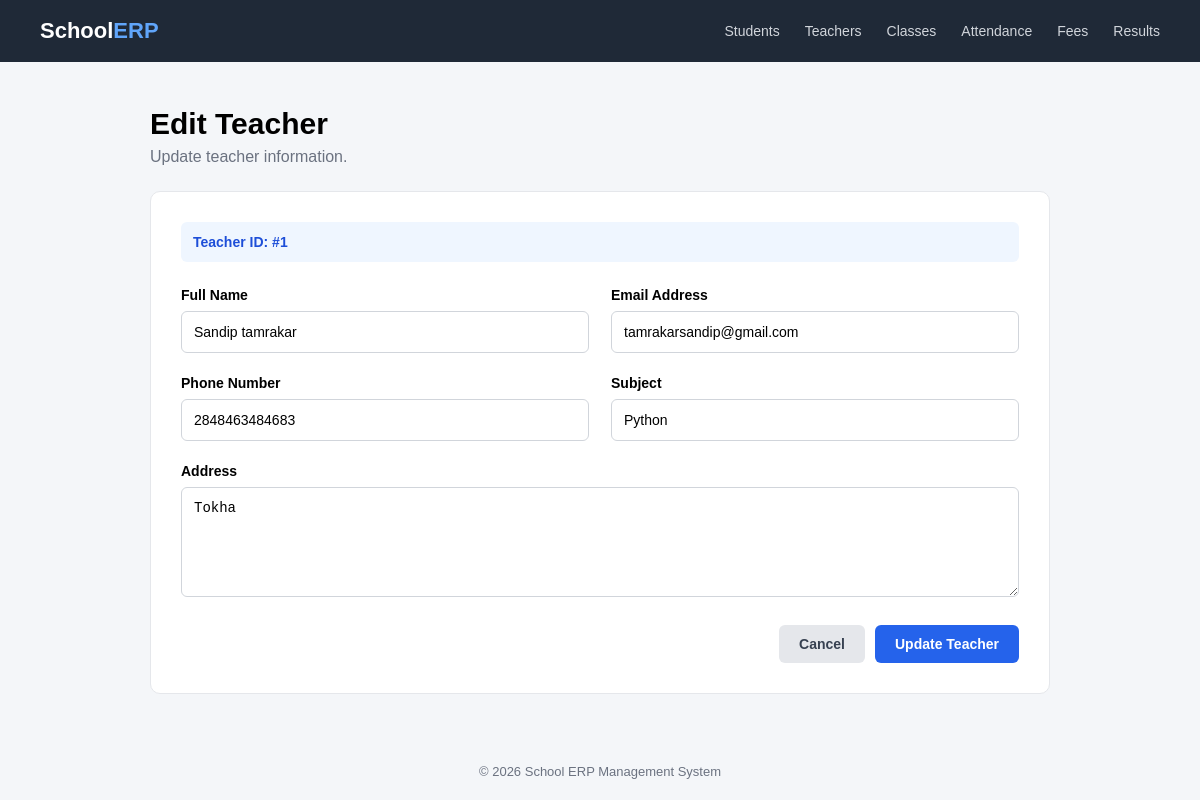
/teachers/teachers/modify/1/, run on the app's committed database.
### teachers/models.py (models this page shows, shortened)
class Teacher(models.Model):
    name = models.CharField(max_length=100)
    email = models.EmailField(unique=True)
    phone = models.CharField(max_length=15)
    subject = models.CharField(max_length=100)
    address = models.TextField(max_length=50)
    qualification = models.CharField(max_length=200, blank=True)
    joining_date = models.DateField(null=True, blank=True)
    designation = models.CharField(max_length=100, default='Lecturer')

### teachers/views.py (the view, shortened to what this page needs)
# urls.py: path("teachers/modify/<int:id>/", views.modify_teacher, name="modify_teacher"),
def modify_teacher(request, id):
    teacher = get_object_or_404(Teacher, id=id)
    return render(request, "teachers/modify_teacher.html", {
    "teacher": teacher
})

### templates/teachers/modify_teacher.html (shortened to what this page needs)
<!DOCTYPE html>
<html lang="en">
<head>
</head>
<body>
    <nav class="navbar">
        <div class="logo">
            School<span>ERP</span>
        </div>
        <div class="nav-links">
            <a href="{% url 'student' %}">
            Students
        </a>
            <a href="{% url 'teacher' %}">
            Teachers
        </a>
            <a href="#">
            Classes
        </a>
            <a href="#">
            Attendance
        </a>
            <a href="#">
            Fees
        </a>
            <a href="#">
            Results
        </a>
        </div>
    </nav>
    <div class="container">
        <div class="header">
            <h1>Edit Teacher</h1>
            <p>
                Update teacher information.
            </p>
        </div>
        <div class="form-card">
            <div class="teacher-id">
                Teacher ID: #{{ teacher.id }}
            </div>
            <form method="POST">
                <div class="form-grid">
                    <div class="form-group">
                        <label>
                        Full Name
                    </label>
                        <input type="text" name="name" value="{{ teacher.name }}" required>
                    </div>
                    <div class="form-group">
                        <label>
                        Email Address
                    </label>
                        <input type="email" name="email" value="{{ teacher.email }}" required>
                    </div>
                    <div class="form-group">
                        <label>
                        Phone Number
                    </label>
                        <input type="text" name="phone" value="{{ teacher.phone }}" required>
                    </div>
                    <div class="form-group">
                        <label>
                        Subject
                    </label>
                        <input type="text" name="subject" value="{{ teacher.subject }}" required>
                    </div>
                    <div class="form-group full">
                        <label>
                        Address
                    </label>
                        <textarea name="address" required>{{ teacher.address }}</textarea>
                    </div>
                </div>
                <div class="actions">
                    <a href="{% url 'teacher' %}" class="btn cancel-btn">
                    Cancel
                </a>
                    <button type="submit" class="btn update-btn">
                    Update Teacher
                </button>
                </div>
            </form>
        </div>
    </div>
    <footer>
        © 2026 School ERP Management System
    </footer>
</body>
</html>

### templates/teachers/modify_teacher.html (style rules this page uses)
* { box-sizing: border-box; margin: 0; padding: 0; }
body { font-family: Arial, Helvetica, sans-serif; background: #f4f6f9; }
.navbar { background: #1f2937; color: white; padding: 18px 40px; display: flex; justify-content: space-between; align-items: center; }
.logo { font-size: 22px; font-weight: bold; }
.logo span { color: #60a5fa; }
.nav-links { display: flex; gap: 25px; }
.nav-links a { color: #d1d5db; text-decoration: none; font-size: 14px; }
.container { width: 90%; max-width: 900px; margin: 45px auto; }
.header { margin-bottom: 25px; }
.header h1 { font-size: 30px; margin-bottom: 7px; }
.header p { color: #6b7280; }
.form-card { background: white; border: 1px solid #e5e7eb; border-radius: 10px; padding: 30px; }
.teacher-id { background: #eff6ff; color: #1d4ed8; padding: 12px; border-radius: 6px; margin-bottom: 25px; font-size: 14px; font-weight: bold; }
.form-grid { display: grid; grid-template-columns: 1fr 1fr; gap: 22px; }
.form-group { display: flex; flex-direction: column; }
.full { grid-column: 1 / -1; }
label { font-size: 14px; font-weight: bold; margin-bottom: 8px; }
input, textarea { padding: 12px; border: 1px solid #d1d5db; border-radius: 6px; font-size: 14px; outline: none; }
textarea { min-height: 110px; resize: vertical; }
.actions { margin-top: 28px; display: flex; justify-content: flex-end; gap: 10px; }
.btn { padding: 11px 20px; border-radius: 6px; text-decoration: none; border: none; cursor: pointer; font-size: 14px; font-weight: bold; }
.cancel-btn { background: #e5e7eb; color: #374151; }
.update-btn { background: #2563eb; color: white; }
footer { text-align: center; padding: 25px; color: #6b7280; font-size: 13px; }

### data on the page
Teacher: id "1", name "Sandip tamrakar", email "tamrakarsandip@gmail.com", phone "2848463484683", subject "Python", address "Tokha"
